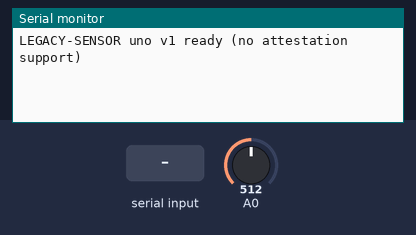
Bench run of a sketch on a simulated Arduino Uno, built with avr-gcc and run on an emulated ATmega328P. On the bench: the last lines printed to the serial monitor. Inputs (shaded band) come from the test bench; at power-on: A0 = 512.

Above: at 1.2 s.
1.3 s: "1\n" received over Serial
At 1.9 s:
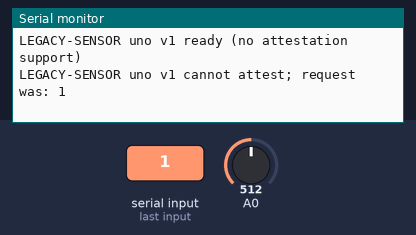
3.5 s: A0 set to 716
At 4.8 s:
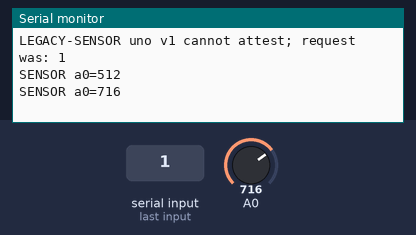
5.0 s: "0\n" received over Serial
At 5.8 s:
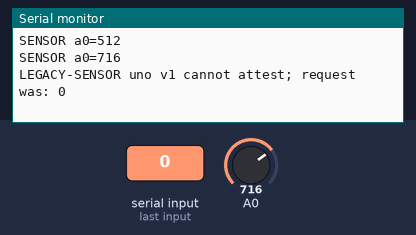
6.5 s: A0 set to 900
At 8.8 s:
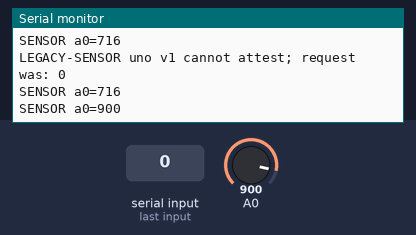
Timing chart, 0 to 9.0 s (numbered marks = the images above; inputs shaded):
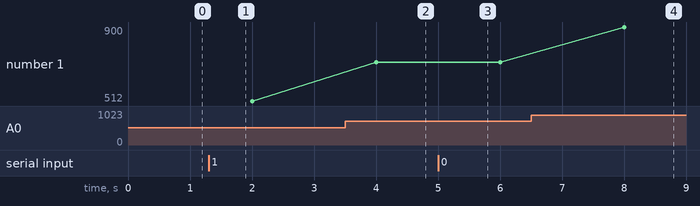

The sketch:

legacy_sensor.ino
```cpp
// (licence header left out)
const unsigned long PERIOD_MS = 2000;
unsigned long last = 0;
String line;

void setup() {
  Serial.begin(115200);
  Serial.println(F("LEGACY-SENSOR uno v1 ready (no attestation support)"));
}

void loop() {
  while (Serial.available()) {
    char c = (char)Serial.read();
    if (c == '\n' || c == '\r') {
      if (line.length()) {
        Serial.print(F("LEGACY-SENSOR uno v1 cannot attest; request was: "));
        Serial.println(line.substring(0, 12));
        line = "";
      }
    } else if (line.length() < 80) {
      line += c;
    }
  }
  if (millis() - last >= PERIOD_MS) {
    last = millis();
    Serial.print(F("SENSOR a0="));
    Serial.println(analogRead(A0));
  }
}
```

Measured:
- after the input at 1.3 s, the serial monitor: prints a new line at once (image 1)
- after the input at 3.5 s, the serial monitor: prints a new line after 0.50 s (image 2)
- after the input at 5.0 s, the serial monitor: prints a new line at once (image 3)
- after the input at 6.5 s, the serial monitor: prints a new line after 1.5 s (image 4)
- plotted number 1: 512 → 716 after the input at 3.5 s, 716 → 900 after the input at 6.5 s
